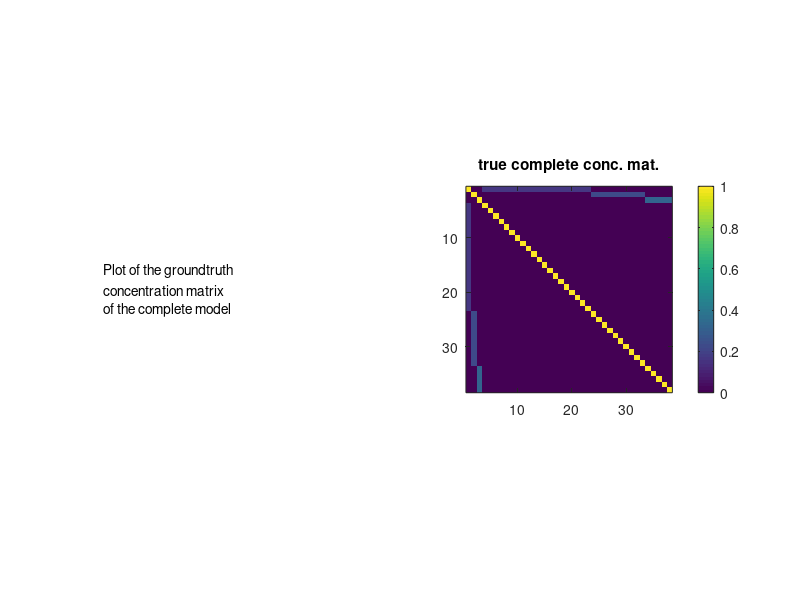
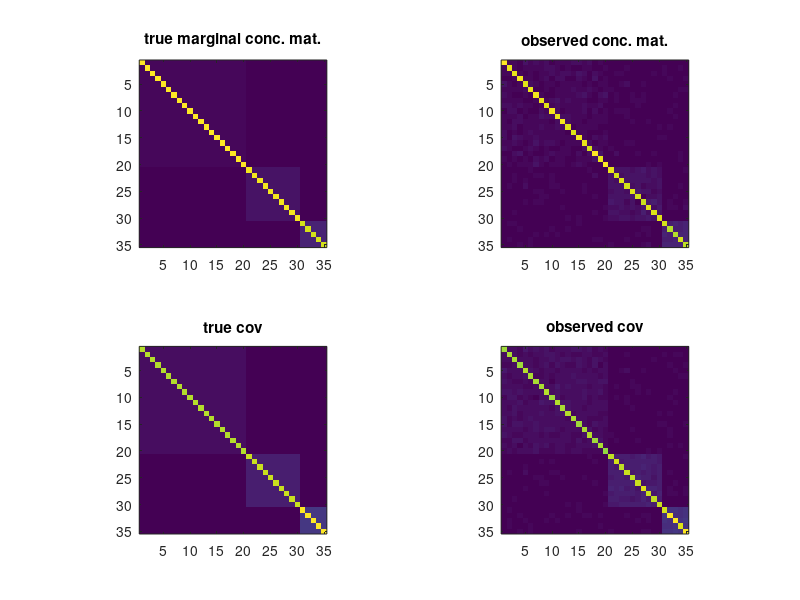

Reproduce these figures in MATLAB, in order.
% Toy example
% 3 blocks of size 20x10x5
% S is a chain 

clear all; clc;


ks=[20 10 5];
pl=length(ks);
po=sum(ks);
n=200*po;

c=0;
pt=pl+po;
clo=.7./sqrt(ks);
% clo=.5./(ones(1,pl));
corr=zeros(po);

corr_all= zeros(pl+po,pl+po);
corr_all(1:pl,1:pl)=eye(pl);

for i=1:po
    corr(i,i)=1;
    if i<po
        corr(i,i+1)=c;
        corr(i+1,i)=c;
    end
end
corr_all(pl+1:end,pl+1:end)=corr;

for i=1:pl
    if i>1
        i1=sum(ks(1:(i-1)))+1+pl;
    else
        i1=1+pl;
    end
    i2=i1+ks(i)-1;
%     Uall((pl+i1):(pl+i2),i)=-.5*ones(ks(i),1);
    corr_all(i1:i2,i)=ones(ks(i),1)*clo(i);
    corr_all(i,i1:i2)=ones(ks(i),1)'*clo(i);
end


figure(1); clf;
imagesc(corr_all);
pbaspect([1 1 1]);

%%
Dfull=corr_all;
Doo=corr;
Dol=corr_all(pl+1:end,1:pl);
Dmargo=Doo-Dol*Dol';


%%
descr = {'Plot of the groundtruth '
    'concentration matrix';
    'of the complete model'};

figure(1);clf;
subplot(1,2,1)
axis off;
text(0,.5,descr)
pbaspect([1 1 1]);
subplot(1,2,2)
imagesc(abs(Dfull));
colorbar;
pbaspect([1 1 1]);
title('true complete conc. mat.');

if eigs(Dfull,1,'sa')<0
    error('The concentration matrix of the complete model is not PSD \n')
end
if eigs(Dmargo,1,'sa')<0
    error('Dmargo matrix of the complete model is not PSD \n')
end

%% sampling data
mu=zeros(1,pt); % vector of means
Xfull=mvnrnd(mu, inv(Dfull), n)';
X=Xfull((pl+1):pt,:);
S=cov(X');
% S=inv(Dmargo);

%% active set
ActiveSet.max_atom_count_reached=0;
ActiveSet.I={};
ActiveSet.alpha= [];
ActiveSet.atoms=pl;
ActiveSet.atom_count = pl;
ActiveSet.beta=[];
ActiveSet.I_l1=[];
p=size(S,1);
pairs=fullfact([p p]);
ii=pairs(:,1)>=pairs(:,2);
pairs=[pairs(ii,1) pairs(ii,2)];
count=1;
for j=1:length(pairs);
    if pairs(j,1)==pairs(j,2)
        ActiveSet.I_l1=[ActiveSet.I_l1 count];
        ActiveSet.beta=[ActiveSet.beta corr(pairs(j,1),pairs(j,2))];
    end
    count=count+1;
end
ActiveSet.beta=ActiveSet.beta';
ActiveSet.I_l1=ActiveSet.I_l1+length(pairs);
ActiveSet.k=mat2cell(ks,1,ones(1,length(ks)));
ActiveSet.alpha=sum(Dol.^2)';
ActiveSet.atoms=sparse(bsxfun(@rdivide, Dol, sqrt(sum(Dol.^2))));
for i=1:pl
    ActiveSet.I{i}=find(Dol(:,i));
end
% keyboard;


%% plotting

figure(2);clf;
subplot(2,2,1);
imagesc(abs(Dmargo));
pbaspect([1 1 1]);
title('true marginal conc. mat.');
subplot(2,2,2);
imagesc(abs(inv(S)));
pbaspect([1 1 1]);
title('observed conc. mat.');
subplot(2,2,3);
imagesc(abs(inv(Dmargo)));
pbaspect([1 1 1]);
title('true cov');
subplot(2,2,4);
imagesc(abs(S));
pbaspect([1 1 1]);
title('observed cov');


 


% % Toy example
% 
% 
% clear all; clc; close all;
% %% settings
% 
% n=1000; % number of samples
% 
% ks=[15 15];
% 
% 
% pl=length(ks); % number of latent variables
% po=sum(ks);% number of observed variables
% 
% pt=po+pl;
% sigma2l=1;
% sigma2lo=1;
% scale=1./sqrt(ks);
% % scale=ones(1,pl);
% 
% % slo=.2; % level of sparsity on latent-observed block of conceptration mat
% % soo=.2; % level of sparsity on latent-observed block of conceptration mat
% %Doo=eye(po)/sigma2lo;
% T=toeplitz(1:po)-1;
% T=.3.^T;
% Doo=inv(T);
% Dol=zeros(po,pl);
% for i=1:pl
%     if i>1
%         i1=sum(ks(1:(i-1)))+1;
%     else
%         i1=1;
%     end
%     i2=i1+ks(i)-1;
% %     Dol(i1:i2,i)=-ones(ks(i),1)*scale(i)/sigma2lo;
%     Dol(i1:i2,i)=-ones(ks(i),1)*scale(i);
% end
% Dll=zeros(pl);
% for i=1:pl
% %%Dll(i,i)=1/sigma2l+ks(i)*scale(i)^2/sigma2lo;
% Dll(i,i)=2;
% end
% 
% %% construction of the conceptration matrix
% Dfull=zeros(pt);
% Dfull(1:pl,1:pl)=Dll;
% Dfull((pl+1):pt,(pl+1):pt)=Doo;
% Dfull(1:pl,(pl+1):pt)=Dol';
% Dfull((pl+1):pt,1:pl)=Dol;
% 
% Dfull=.5*(Dfull+Dfull');
% Dmargo=Doo-Dol*Dol';
% 
% 
% descr = {'Plot of the groundtruth '
%     'concentration matrix';
%     'of the complete model'};
% 
% figure(1);clf;
% subplot(1,2,1)
% axis off;
% text(0,.5,descr)
% pbaspect([1 1 1]);
% subplot(1,2,2)
% imagesc(abs(Dfull));
% colorbar;
% pbaspect([1 1 1]);
% title('true complete conc. mat.');
% 
% if eigs(Dfull,1,'sa')<0
%     error('The conceptration matrix of the complete model is not PSD \n')
% end
% 
% %% sampling data
% mu=zeros(1,pt); % vector of means
% Xfull=mvnrnd(mu, inv(Dfull), n)';
% X=Xfull((pl+1):pt,:);
% S=cov(X');
% % S=inv(Dmargo);
% 
% %% plotting
% 
% figure(2);clf;
% subplot(2,2,1);
% imagesc(abs(Dmargo));
% pbaspect([1 1 1]);
% title('true marginal conc. mat.');
% subplot(2,2,2);
% imagesc(abs(inv(S)));
% pbaspect([1 1 1]);
% title('observed conc. mat.');
% subplot(2,2,3);
% imagesc(abs(inv(Dmargo)));
% pbaspect([1 1 1]);
% title('true cov');
% subplot(2,2,4);
% imagesc(abs(S));
% pbaspect([1 1 1]);
% title('observed cov');
% 
% 
%  